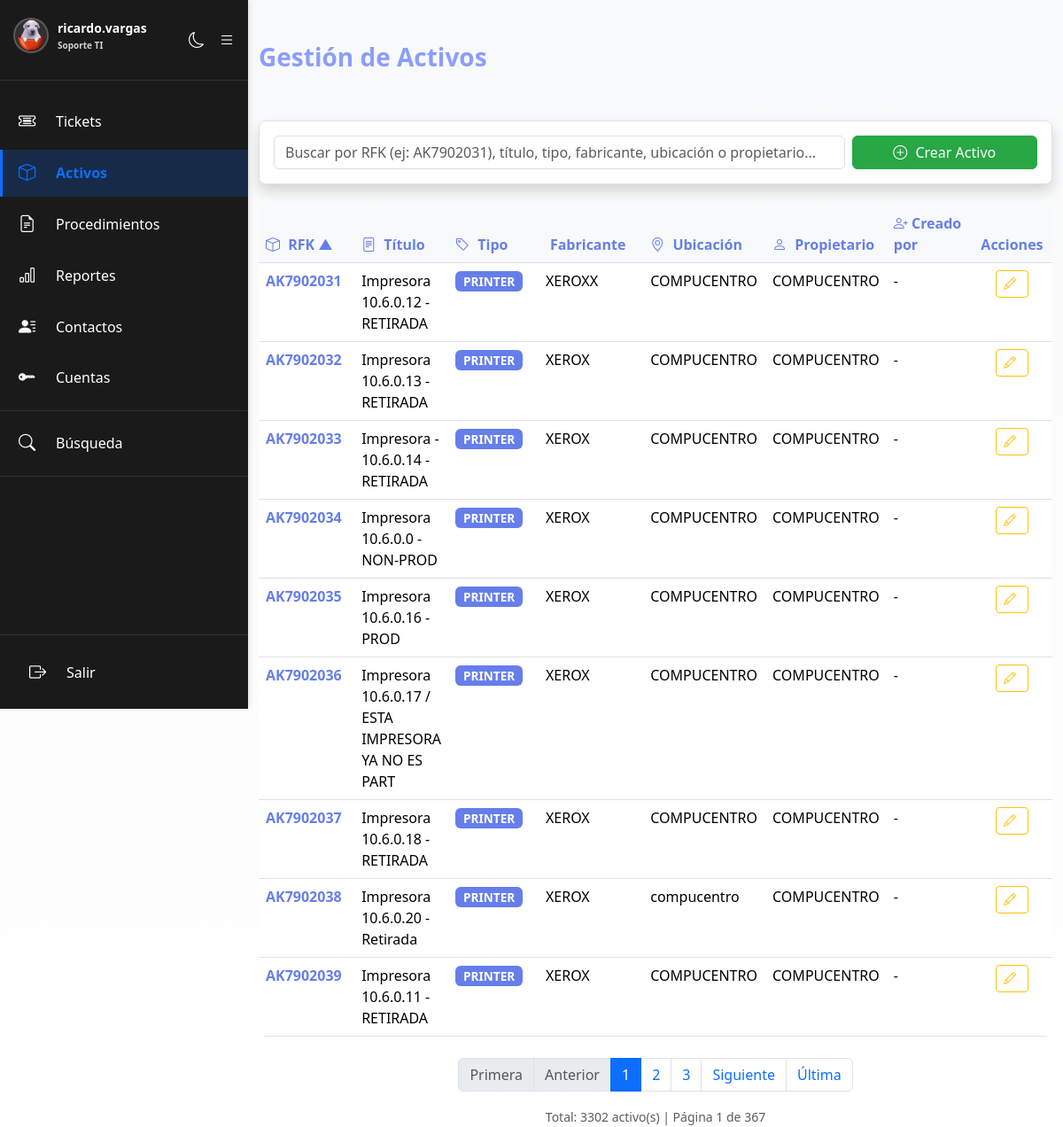
Screenshot of /activos.php (signed in) with the database file from the repository.
### tables this page shows
CREATE TABLE `users` (
  `id` int(11) NOT NULL AUTO_INCREMENT,
  `nombre_completo` varchar(255) DEFAULT NULL,
  `username` varchar(50) NOT NULL,
  `password` varchar(255) NOT NULL,
  `foto_perfil` varchar(255) DEFAULT NULL,
  `role` varchar(20) DEFAULT 'viewer',
  `created_at` datetime DEFAULT current_timestamp(),
  `necesita_cambiar_password` tinyint(1) DEFAULT 0,
  `email` varchar(255) DEFAULT NULL,
  `numero_telefono` varchar(20) NOT NULL,
  `dpto_division` varchar(255) DEFAULT NULL,
  PRIMARY KEY (`id`),
  UNIQUE KEY `username` (`username`)
);

CREATE TABLE `activos` (
  `id` int(10) unsigned NOT NULL AUTO_INCREMENT,
  `rfk` varchar(20) NOT NULL,
  `titulo` varchar(255) NOT NULL,
  `usuario_creado_por` varchar(255) DEFAULT NULL,
  `fecha_creacion` timestamp NOT NULL DEFAULT current_timestamp(),
  `usuario_modificado_por` varchar(255) DEFAULT NULL,
  `fecha_ultima_modificacion` timestamp NOT NULL DEFAULT current_timestamp() ON UPDATE current_timestamp(),
  `descripcion` text DEFAULT NULL,
  `propietario` varchar(150) DEFAULT NULL,
  `tipo` varchar(100) DEFAULT NULL,
  `fabricante` varchar(150) DEFAULT NULL,
  `modelo` varchar(150) DEFAULT NULL,
  `serie` varchar(150) DEFAULT NULL,
  `ubicacion` varchar(150) DEFAULT NULL,
  `fallas_activas` text DEFAULT NULL,
  PRIMARY KEY (`id`),
  UNIQUE KEY `uk_rfk` (`rfk`)
);

### activos.php (the view, shortened to what the rows shown need)
<?php
require_once 'includes/config.php';
$activos = [];
$pagina = max(1, (int)($_GET["pagina"] ?? 1));
$orden = $_GET["orden"] ?? "rfk";
$direccion = $_GET["dir"] ?? "ASC";
$activos_por_pagina = 9;
$offset = ($pagina - 1) * $activos_por_pagina;
try {
    $params = [];
    $where = "1=1";
    $orden_map = [
        'rfk' => 'rfk',
        'titulo' => 'titulo',
        'tipo' => 'tipo',
        'fabricante' => 'fabricante',
        'ubicacion' => 'ubicacion',
        'propietario' => 'propietario'
    ];
    $columna_orden = $orden_map[$orden];
    $sql = "SELECT * FROM activos WHERE " . $where . " ORDER BY " . $columna_orden . " " . $direccion . " LIMIT " . intval($activos_por_pagina) . " OFFSET " . intval($offset);
    $stmt = $conexion->prepare($sql);
    $stmt->execute($params);
    $activos = $stmt->fetchAll(PDO::FETCH_ASSOC);
} catch (PDOException $e) {
    $error = "Error al obtener activos: " . $e->getMessage();
}
?>
<!DOCTYPE html>
<html lang="es" id="htmlRoot">
<head>
    <link href="https://cdn.jsdelivr.net/npm/bootstrap@5.3.8/dist/css/bootstrap.min.css" rel="stylesheet">
    <link rel="stylesheet" href="https://cdn.jsdelivr.net/npm/bootstrap-icons@1.11.3/font/bootstrap-icons.min.css">
    <link href="css/dark-mode.css" rel="stylesheet">
</head>
<body>
    <?php include 'includes/sidebar.php'; ?>
    <div class="container mt-5">
        <div class="row mb-4">
            <div class="col-md-12">
                <h2><i"></i> Gestión de Activos</h2>
            </div>
        </div>
        <?php if (empty($activos)): ?>
            <div class="alert alert-info">
                <?php echo !empty($busqueda) ? "No se encontraron activos con esa búsqueda" : "No hay activos aún"; ?>
            </div>
        <?php else: ?>
            <div class="table-responsive" style="border-radius: 8px; overflow: hidden;">
                <table class="table table-hover mb-0">
                    <thead>
                        <tr>
                            <th style="width: 120px;"><a href="?orden=rfk&dir=<?php echo $orden === 'rfk' && $direccion === 'ASC' ? 'DESC' : 'ASC'; ?><?php echo !empty($busqueda) ? '&buscar=' . urlencode($busqueda) : ''; ?>&pagina=1" style="text-decoration: none; color: inherit;"><i class="bi bi-box"></i> RFK <?php echo $orden === 'rfk' ? ($direccion === 'ASC' ? '▲' : '▼') : ''; ?></a></th>
                            <th><a href="?orden=titulo&dir=<?php echo $orden === 'titulo' && $direccion === 'ASC' ? 'DESC' : 'ASC'; ?><?php echo !empty($busqueda) ? '&buscar=' . urlencode($busqueda) : ''; ?>&pagina=1" style="text-decoration: none; color: inherit;"><i class="bi bi-file-text"></i> Título <?php echo $orden === 'titulo' ? ($direccion === 'ASC' ? '▲' : '▼') : ''; ?></a></th>
                            <th style="width: 120px;"><a href="?orden=tipo&dir=<?php echo $orden === 'tipo' && $direccion === 'ASC' ? 'DESC' : 'ASC'; ?><?php echo !empty($busqueda) ? '&buscar=' . urlencode($busqueda) : ''; ?>&pagina=1" style="text-decoration: none; color: inherit;"><i class="bi bi-tag"></i> Tipo <?php echo $orden === 'tipo' ? ($direccion === 'ASC' ? '▲' : '▼') : ''; ?></a></th>
                            <th style="width: 140px;"><a href="?orden=fabricante&dir=<?php echo $orden === 'fabricante' && $direccion === 'ASC' ? 'DESC' : 'ASC'; ?><?php echo !empty($busqueda) ? '&buscar=' . urlencode($busqueda) : ''; ?>&pagina=1" style="text-decoration: none; color: inherit;"><i class="bi bi-industry"></i> Fabricante <?php echo $orden === 'fabricante' ? ($direccion === 'ASC' ? '▲' : '▼') : ''; ?></a></th>
                            <th style="width: 140px;"><a href="?orden=ubicacion&dir=<?php echo $orden === 'ubicacion' && $direccion === 'ASC' ? 'DESC' : 'ASC'; ?><?php echo !empty($busqueda) ? '&buscar=' . urlencode($busqueda) : ''; ?>&pagina=1" style="text-decoration: none; color: inherit;"><i class="bi bi-geo-alt"></i> Ubicación <?php echo $orden === 'ubicacion' ? ($direccion === 'ASC' ? '▲' : '▼') : ''; ?></a></th>
                            <th style="width: 120px;"><a href="?orden=propietario&dir=<?php echo $orden === 'propietario' && $direccion === 'ASC' ? 'DESC' : 'ASC'; ?><?php echo !empty($busqueda) ? '&buscar=' . urlencode($busqueda) : ''; ?>&pagina=1" style="text-decoration: none; color: inherit;"><i class="bi bi-person"></i> Propietario <?php echo $orden === 'propietario' ? ($direccion === 'ASC' ? '▲' : '▼') : ''; ?></a></th>
                            <th style="width: 140px;"><i class="bi bi-person-plus"></i> Creado por</th>
                            <th style="width: 100px; text-align: center;">Acciones</th>
                        </tr>
                    </thead>
                    <tbody>
                        <?php foreach ($activos as $activo): ?>
                            <tr style="cursor: pointer;" onclick="window.location='ver_activo.php?id=<?php echo htmlspecialchars($activo['id']); ?>'">
                                <td><strong style="color: #667eea;"><?php echo htmlspecialchars($activo["rfk"]); ?></strong></td>
                                <td><?php echo htmlspecialchars(substr($activo["titulo"], 0, 50)); ?></td>
                                <td><span class="badge" style="background-color: #667eea; color: white;"><?php echo htmlspecialchars($activo["tipo"]); ?></span></td>
                                <td><?php echo htmlspecialchars($activo["fabricante"]); ?></td>
                                <td><?php echo htmlspecialchars($activo["ubicacion"]); ?></td>
                                <td><?php echo htmlspecialchars($activo["propietario"]); ?></td>
                                <td><?php echo htmlspecialchars($activo["usuario_creado_por"] ?? "-"); ?></td>
                                <td style="text-align: center;">
                                    <a href="editar_activo.php?id=<?php echo htmlspecialchars($activo["id"]); ?>" class="btn btn-sm btn-outline-warning" onclick="event.stopPropagation();"><i class="bi bi-pencil"></i></a>
                                </td>
                            </tr>
                        <?php endforeach; ?>
                    </tbody>
                </table>
            </div>
        <?php endif; ?>
    </div>
</body>
</html>

### includes/sidebar.php (shortened to what the rows shown need)
<?php
require_once 'config.php';
?>
<link rel="stylesheet" href="https://cdn.jsdelivr.net/npm/bootstrap-icons@1.11.3/font/bootstrap-icons.min.css">
<aside class="sidebar" id="sidebar">
    <div class="sidebar-header">
        <div class="sidebar-logo">
            <div class="user-info">
                <?php
                $stmt_foto = $conexion->prepare("SELECT foto_perfil FROM users WHERE id = ?");
                $stmt_foto->execute([$_SESSION["user_id"] ?? 0]);
                $foto_data = $stmt_foto->fetch(PDO::FETCH_ASSOC);
                $foto_perfil = $foto_data['foto_perfil'] ?? null;
                ?>
                <?php if (!empty($foto_perfil) && file_exists($foto_perfil)): ?>
                    <a href="perfil_usuario.php?username=<?php echo urlencode($_SESSION['username']); ?>" style="text-decoration: none;">
                        <img src="<?php echo htmlspecialchars($foto_perfil); ?>"
                             alt="<?php echo htmlspecialchars($_SESSION["username"] ?? ""); ?>"
                             class="user-photo"
                             title="Ver perfil">
                    </a>
                <?php endif; ?>
            </div>
        </div>
    </div>
</aside>

### rows the page displays
users: foto_perfil (picture)
activos: rfk "AK7902031", titulo "Impresora 10.6.0.12 - RETIRADA", tipo "PRINTER", fabricante "XEROXX", ubicacion "COMPUCENTRO", propietario "COMPUCENTRO", usuario_creado_por "-"
activos: rfk "AK7902032", titulo "Impresora 10.6.0.13 - RETIRADA", tipo "PRINTER", fabricante "XEROX", ubicacion "COMPUCENTRO", propietario "COMPUCENTRO", usuario_creado_por "-"
activos: rfk "AK7902033", titulo "Impresora - 10.6.0.14 - RETIRADA", tipo "PRINTER", fabricante "XEROX", ubicacion "COMPUCENTRO", propietario "COMPUCENTRO", usuario_creado_por "-"
activos: rfk "AK7902034", titulo "Impresora 10.6.0.0 - NON-PROD", tipo "PRINTER", fabricante "XEROX", ubicacion "COMPUCENTRO", propietario "COMPUCENTRO", usuario_creado_por "-"
activos: rfk "AK7902035", titulo "Impresora 10.6.0.16 - PROD", tipo "PRINTER", fabricante "XEROX", ubicacion "COMPUCENTRO", propietario "COMPUCENTRO", usuario_creado_por "-"
activos: rfk "AK7902036", titulo "Impresora 10.6.0.17 / ESTA IMPRESORA YA NO ES PART", tipo "PRINTER", fabricante "XEROX", ubicacion "COMPUCENTRO", propietario "COMPUCENTRO", usuario_creado_por "-"
activos: rfk "AK7902037", titulo "Impresora 10.6.0.18 - RETIRADA", tipo "PRINTER", fabricante "XEROX", ubicacion "COMPUCENTRO", propietario "COMPUCENTRO", usuario_creado_por "-"
activos: rfk "AK7902038", titulo "Impresora 10.6.0.20 - Retirada", tipo "PRINTER", fabricante "XEROX", ubicacion "compucentro", propietario "COMPUCENTRO", usuario_creado_por "-"
activos: rfk "AK7902039", titulo "Impresora 10.6.0.11 - RETIRADA", tipo "PRINTER", fabricante "XEROX", ubicacion "COMPUCENTRO", propietario "COMPUCENTRO", usuario_creado_por "-"

### other values shown
$_SESSION["username"] "ricardo.vargas"
traducirRol($_SESSION["role"] ?? "viewer") "Soporte TI"
$total_activos "3302"
$pagina "1"
$total_paginas "367"
